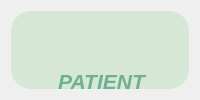
      <widget class="QWidget" name="tab_20">
       <attribute name="title">
        <string>Patient</string>
       </attribute>
       <layout class="QGridLayout" name="gridLayout_2">
        <item row="0" column="0">
         <widget class="QGroupBox" name="groupBox_13">
          <property name="styleSheet">
           <string notr="true">background-color:#D6E7D5;

border-radius : 20px;</string>
          </property>
          <property name="title">
           <string/>
          </property>
          <widget class="QLabel" name="label_121">
           <property name="geometry">
            <rect>
             <x>20</x>
             <y>40</y>
             <width>141</width>
             <height>61</height>
            </rect>
           </property>
           <property name="styleSheet">
            <string notr="true">*{
    color: #6FAF92;
    font-size: 16px; /* Taille du texte (ajustable) */
    font-weight: normal; /* Style du texte */
}</string>
           </property>
           <property name="text">
            <string>&lt;html&gt;&lt;head/&gt;&lt;body&gt;&lt;p align=&quot;center&quot;&gt;&lt;span style=&quot; font-size:16pt; font-weight:700; font-style:italic;&quot;&gt;PATIENT&lt;/span&gt;&lt;/p&gt;&lt;/body&gt;&lt;/html&gt;</string>
           </property>
          </widget>
          <widget class="QTableWidget" name="tableWidget_7">
           <property name="geometry">
            <rect>
             <x>120</x>
             <y>190</y>
             <width>1011</width>
             <height>311</height>
            </rect>
           </property>
           <property name="styleSheet">
            <string notr="true">*{
    gridline-color: #6FAF92; /* Bordures du tableau en vert doux */
    background-color: #ffffff; /* Fond des cellules blanches */
    selection-background-color: #4CAF50; /* Couleur de fond lors de la sélection d'une ligne */
border:none;

}

/* En-têtes du tableau */
QHeaderView::section {
    background-color: #6FAF92; /* Fond vert doux des en-têtes */
    color: #ffffff; /* Texte blanc */
    border: 1px solid #4CAF50; /* Bordure verte plus foncée */
    text-align: left; /* Alignement du texte à gauche */
    font-weight: bold; /* Texte en gras */
}

/* Alignement du texte dans les cellules */
QTableView::item {
    padding: 8px; /* Espacement interne pour plus d'aération */
    text-align: center; /* Alignement centré du texte */
    color: #333; /* Couleur du texte dans les cellules */
}

/* Survol des cellules */
QTableView::item:hover {
    background-color: #e8f5e9; /* Léger vert pâle au survol */
}

/* Style des lignes sélectionnées */
QTableView::item:selected {
    background-color: #4CAF50; /* Fond vert vif pour la ligne sélectionnée */
    color: #ffffff; /* Texte blanc sur la sélection */
}
</string>
           </property>
           <attribute name="horizontalHeaderDefaultSectionSize">
            <number>125</number>
           </attribute>
           <attribute name="verticalHeaderDefaultSectionSize">
            <number>40</number>
           </attribute>
           <row>
            <property name="text">
             <string/>
            </property>
           </row>
           <row>
            <property name="text">
             <string/>
            </property>
           </row>
           <row>
            <property name="text">
             <string/>
            </property>
           </row>
           <row>
            <property name="text">
             <string/>
            </property>
           </row>
           <row>
            <property name="text">
             <string/>
            </property>
           </row>
           <row>
            <property name="text">
             <string/>
            </property>
           </row>
           <row>
            <property name="text">
             <string/>
            </property>
           </row>
           <column>
            <property name="text">
             <string>Nom</string>
            </property>
            <property name="font">
             <font>
              <italic>false</italic>
              <bold>true</bold>
              <strikeout>false</strikeout>
             </font>
            </property>
           </column>
           <column>
            <property name="text">
             <string>Prenom</string>
            </property>
            <property name="font">
             <font>
              <bold>true</bold>
             </font>
            </property>
           </column>
           <column>
            <property name="text">
             <string>Age</string>
            </property>
            <property name="font">
             <font>
              <bold>true</bold>
             </font>
            </property>
           </column>
           <column>
            <property name="text">
             <string>Gendre</string>
            </property>
            <property name="font">
             <font>
              <bold>true</bold>
             </font>
            </property>
           </column>
           <column>
            <property name="text">
             <string>Num Social </string>
            </property>
            <property name="whatsThis">
             <string notr="true"/>
            </property>
            <property name="font">
             <font>
              <pointsize>9</pointsize>
              <bold>true</bold>
             </font>
            </property>
           </column>
           <column>
            <property name="text">
             <string>Téléphone</string>
            </property>
            <property name="font">
             <font>
              <bold>true</bold>
             </font>
            </property>
           </column>
           <column>
            <property name="text">
             <string>Adresse</string>
            </property>
            <property name="font">
             <font>
              <bold>true</bold>
             </font>
            </property>
           </column>
           <column>
            <property name="text">
             <string>E-Mail</string>
            </property>
           </column>
          </widget>
          <widget class="QPushButton" name="pushButton_32">
           <property name="geometry">
            <rect>
             <x>770</x>
             <y>540</y>
             <width>111</width>
             <height>31</height>
            </rect>
           </property>
           <property name="styleSheet">
            <string notr="true">*{
    background-color: #6FAF92;  /* Medium green button */
    border: 1px solid #388E3C;  /* Darker green border */
    border-radius: 5px;
    color: #FFFFFF;             /* White text for contrast */
    padding: 5px;
}

*:hover {
    background-color: #81C784;  /* Lighter green on hover */
}</string>
           </property>
           <property name="text">
            <string>Modifier</string>
           </property>
           <property name="icon">
            <iconset>
             <normaloff>../../bouton-modifier.png</normaloff>../../bouton-modifier.png</iconset>
           </property>
          </widget>
          <widget class="QPushButton" name="pushButton_33">
           <property name="geometry">
            <rect>
             <x>890</x>
             <y>540</y>
             <width>111</width>
             <height>31</height>
            </rect>
           </property>
           <property name="styleSheet">
            <string notr="true">*{
    background-color: #6FAF92;  /* Medium green button */
    border: 1px solid #388E3C;  /* Darker green border */
    border-radius: 5px;
    color: #FFFFFF;             /* White text for contrast */
    padding: 5px;
}

*:hover {
    background-color: #81C784;  /* Lighter green on hover */
}</string>
           </property>
           <property name="text">
            <string>Ajouter</string>
           </property>
           <property name="icon">
            <iconset>
             <normaloff>../../plus-circle.svg</normaloff>../../plus-circle.svg</iconset>
           </property>
          </widget>
          <widget class="QPushButton" name="pushButton_34">
           <property name="geometry">
            <rect>
             <x>1020</x>
             <y>540</y>
             <width>111</width>
             <height>31</height>
            </rect>
           </property>
           <property name="styleSheet">
            <string notr="true">*{
    background-color: #6FAF92;  /* Medium green button */
    border: 1px solid #388E3C;  /* Darker green border */
    border-radius: 5px;
    color: #FFFFFF;             /* White text for contrast */
    padding: 5px;
}

*:hover {
    background-color: #81C784;  /* Lighter green on hover */
}</string>
           </property>
           <property name="text">
            <string>Supprimer</string>
           </property>
           <property name="icon">
            <iconset>
             <normaloff>../../trash-2.svg</normaloff>../../trash-2.svg</iconset>
           </property>
          </widget>
          <widget class="QLabel" name="label_141">
           <property name="geometry">
            <rect>
             <x>250</x>
             <y>140</y>
             <width>31</width>
             <height>31</height>
            </rect>
           </property>
           <property name="styleSheet">
            <string notr="true">QLabel {
    background: transparent;  /* Fond transparent */
    color: black;             /* Couleur du texte (ici noir) */
    font-weight: bold;        /* Texte en gras */
    font-size: 16px;          /* Taille de la police */
}
QLabel {
    background: transparent;  /* Fond transparent */
    color: black;             /* Couleur du texte (noir) */
    font-weight: bold;        /* Texte en gras */
    font-size: 16px;          /* Taille de la police */
    border: none;             /* Pas de contour */
}
</string>
           </property>
           <property name="text">
            <string/>
           </property>
           <property name="pixmap">
            <pixmap>../../trier-par-ordre-croissant.png</pixmap>
           </property>
           <property name="scaledContents">
            <bool>true</bool>
           </property>
          </widget>
          <widget class="QComboBox" name="comboBox_6">
           <property name="geometry">
            <rect>
             <x>150</x>
             <y>140</y>
             <width>151</width>
             <height>31</height>
            </rect>
           </property>
           <property name="styleSheet">
            <string notr="true">*{
    background-color: #6FAF92;  /* Medium green button */
    border: 1px solid #388E3C;  /* Darker green border */
    border-radius: 5px;
    color: #FFFFFF;             /* White text for contrast */
    padding: 5px;
}

*:hover {
    background-color: #81C784;  /* Lighter green on hover */
}</string>
           </property>
           <item>
            <property name="text">
             <string>choix de sex</string>
            </property>
           </item>
           <item>
            <property name="text">
             <string>Homme </string>
            </property>
           </item>
           <item>
            <property name="text">
             <string>Femme</string>
            </property>
           </item>
           <item>
            <property name="text">
             <string>Enfant</string>
            </property>
           </item>
           <item>
            <property name="text">
             <string>Bébé</string>
            </property>
           </item>
          </widget>
          <widget class="QLineEdit" name="lineEdit_110">
           <property name="geometry">
            <rect>
             <x>430</x>
             <y>140</y>
             <width>361</width>
             <height>31</height>
            </rect>
           </property>
           <property name="styleSheet">
            <string notr="true">*{
    background-color: #FFFFFF;  /* White input field */
    border: 1px solid #388E3C;  /* Darker green border */
    border-radius: 5px;
    color: #2E7D32;             /* Dark green text */
    padding: 3px;
}</string>
           </property>
           <property name="text">
            <string/>
           </property>
          </widget>
          <widget class="QPushButton" name="pushButton_35">
           <property name="geometry">
            <rect>
             <x>750</x>
             <y>140</y>
             <width>111</width>
             <height>31</height>
            </rect>
           </property>
           <property name="styleSheet">
            <string notr="true">*{
    background-color: #6FAF92;  /* Medium green button */
    border: 1px solid #388E3C;  /* Darker green border */
    border-radius: 5px;
    color: #FFFFFF;             /* White text for contrast */
    padding: 5px;
}

*:hover {
    background-color: #81C784;  /* Lighter green on hover */
}</string>
           </property>
           <property name="text">
            <string>Rechercher</string>
           </property>
           <property name="icon">
            <iconset>
             <normaloff>../../search (1).svg</normaloff>../../search (1).svg</iconset>
           </property>
          </widget>
          <widget class="QComboBox" name="comboBox_7">
           <property name="geometry">
            <rect>
             <x>930</x>
             <y>140</y>
             <width>181</width>
             <height>31</height>
            </rect>
           </property>
           <property name="styleSheet">
            <string notr="true">*{
    background-color: #6FAF92;  /* Medium green button */
    border: 1px solid #388E3C;  /* Darker green border */
    border-radius: 5px;
    color: #FFFFFF;             /* White text for contrast */
    padding: 5px;
}

*:hover {
    background-color: #81C784;  /* Lighter green on hover */
}</string>
           </property>
           <item>
            <property name="text">
             <string>choix de maladie</string>
            </property>
           </item>
           <item>
            <property name="text">
             <string>Infection urinaire </string>
            </property>
           </item>
           <item>
            <property name="text">
             <string>Bronchite </string>
            </property>
           </item>
           <item>
            <property name="text">
             <string>Pneumonie </string>
            </property>
           </item>
           <item>
            <property name="text">
             <string>Angine bactérienne</string>
            </property>
           </item>
           <item>
            <property name="text">
             <string>Grippe </string>
            </property>
           </item>
           <item>
            <property name="text">
             <string>Fievre</string>
            </property>
           </item>
          </widget>
          <widget class="QLabel" name="label_142">
           <property name="geometry">
            <rect>
             <x>1060</x>
             <y>140</y>
             <width>31</width>
             <height>31</height>
            </rect>
           </property>
           <property name="styleSheet">
            <string notr="true">QLabel {
    background: transparent;  /* Fond transparent */
    color: black;             /* Couleur du texte (ici noir) */
    font-weight: bold;        /* Texte en gras */
    font-size: 16px;          /* Taille de la police */
}
QLabel {
    background: transparent;  /* Fond transparent */
    color: black;             /* Couleur du texte (noir) */
    font-weight: bold;        /* Texte en gras */
    font-size: 16px;          /* Taille de la police */
    border: none;             /* Pas de contour */
}
</string>
           </property>
           <property name="text">
            <string/>
           </property>
           <property name="pixmap">
            <pixmap>../../trier-par-ordre-croissant.png</pixmap>
           </property>
           <property name="scaledContents">
            <bool>true</bool>
           </property>
          </widget>
          <zorder>label_121</zorder>
          <zorder>tableWidget_7</zorder>
          <zorder>pushButton_32</zorder>
          <zorder>pushButton_33</zorder>
          <zorder>pushButton_34</zorder>
          <zorder>comboBox_6</zorder>
          <zorder>label_141</zorder>
          <zorder>lineEdit_110</zorder>
          <zorder>pushButton_35</zorder>
          <zorder>comboBox_7</zorder>
          <zorder>label_142</zorder>
         </widget>
        </item>
       </layout>
      </widget>
